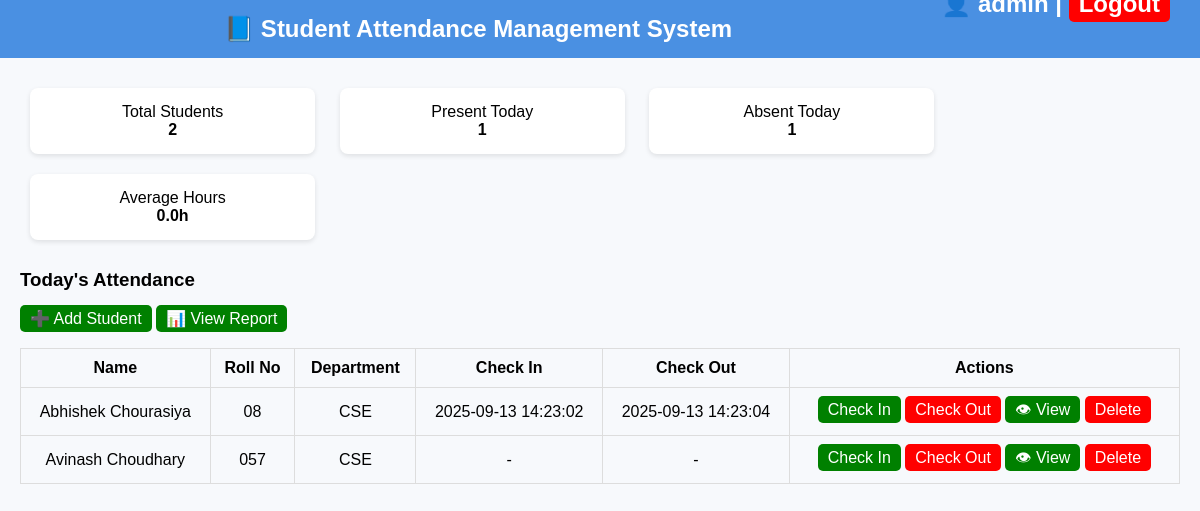
The page /dashboard (signed in) on the database its author committed.
### tables this page shows
CREATE TABLE attendance (
                    id INTEGER PRIMARY KEY AUTOINCREMENT,
                    student_id INTEGER,
                    check_in TEXT,
                    check_out TEXT,
                    FOREIGN KEY (student_id) REFERENCES students(id)
                );

CREATE TABLE students (
                    id INTEGER PRIMARY KEY AUTOINCREMENT,
                    name TEXT,
                    roll TEXT UNIQUE,
                    department TEXT
                );

### app.py (the view)
@app.route("/dashboard")
@login_required
def dashboard():
    conn = sqlite3.connect("attendance.db")
    c = conn.cursor()
    c.execute("SELECT COUNT(*) FROM students")
    total_students = c.fetchone()[0]
    today = datetime.now().strftime("%Y-%m-%d")
    c.execute("SELECT COUNT(DISTINCT student_id) FROM attendance WHERE DATE(check_in)=?", (today,))
    present_today = c.fetchone()[0]
    absent_today = total_students - present_today
    c.execute("SELECT check_in, check_out FROM attendance WHERE DATE(check_in)=?", (today,))
    records = c.fetchall()
    total_hours = 0
    for rec in records:
        if rec[1]:
            check_in_time = datetime.strptime(rec[0], "%Y-%m-%d %H:%M:%S")
            check_out_time = datetime.strptime(rec[1], "%Y-%m-%d %H:%M:%S")
            total_hours += (check_out_time - check_in_time).seconds / 3600
    avg_hours = round(total_hours / (present_today if present_today else 1), 1)
    c.execute('''SELECT s.id, s.name, s.roll, s.department, a.check_in, a.check_out
                 FROM students s
                 LEFT JOIN attendance a ON s.id = a.student_id
                 AND DATE(a.check_in)=?''', (today,))
    attendance_list = c.fetchall()
    conn.close()
    return render_template("dashboard.html",
                           total=total_students,
                           present=present_today,
                           absent=absent_today,
                           avg_hours=avg_hours,
                           attendance_list=attendance_list)

### app.py (called while the page is built)
def login_required(f):
    @wraps(f)
    def decorated_function(*args, **kwargs):
        if "admin" not in session:
            flash("You must log in first.", "warning")
            return redirect(url_for("login"))
        return f(*args, **kwargs)
    return decorated_function

### templates/dashboard.html
{% extends "layout.html" %}
{% block content %}
<div class="card">Total Students<br><b>{{ total }}</b></div>
<div class="card">Present Today<br><b>{{ present }}</b></div>
<div class="card">Absent Today<br><b>{{ absent }}</b></div>
<div class="card">Average Hours<br><b>{{ avg_hours }}h</b></div>
<h3>Today's Attendance</h3>
<a href="{{ url_for('add_student') }}" class="button">➕ Add Student</a>
<a href="{{ url_for('report') }}" class="button">📊 View Report</a>
<table class="table">
    <tr>
        <th>Name</th>
        <th>Roll No</th>
        <th>Department</th>
        <th>Check In</th>
        <th>Check Out</th>
        <th>Actions</th>
    </tr>
    {% for student in attendance_list %}
    <tr>
        <td>{{ student[1] }}</td>
        <td>{{ student[2] }}</td>
        <td>{{ student[3] }}</td>
        <td>{{ student[4] if student[4] else "-" }}</td>
        <td>{{ student[5] if student[5] else "-" }}</td>
        <td>
            <a href="{{ url_for('checkin', student_id=student[0]) }}" class="button">Check In</a>
            <a href="{{ url_for('checkout', student_id=student[0]) }}" class="button red">Check Out</a>
            <a href="{{ url_for('view_attendance', student_id=student[0]) }}" class="button">👁 View</a>
            <a href="{{ url_for('delete_student', student_id=student[0]) }}"
               class="button red" onclick="return confirm('Delete this student?')">
               Delete
            </a>
        </td>
    </tr>
    {% endfor %}
</table>
{% endblock %}

### static/style.css (style rules this page uses)
body { font-family: Arial, sans-serif; background: #f7f9fc; margin: 0; padding: 0; }
.card { background: white; border-radius: 8px; padding: 15px; margin: 10px; display: inline-block; width: 22%; text-align: center; box-shadow: 0px 2px 5px rgba(0,0,0,0.1); }
.table { width: 100%; border-collapse: collapse; margin-top: 20px; }
.table th, .table td { border: 1px solid #ddd; padding: 10px; text-align: center; }
.button { background: green; color: white; padding: 5px 10px; border: none; border-radius: 5px; text-decoration: none; }
.button.red { background: red; }

### rows shown on the page
attendance: name "Abhishek Chourasiya", roll "08", department "CSE", check_in "2025-09-13 14:23:02", check_out "2025-09-13 14:23:04"
students: name "Avinash Choudhary", roll "057", department "CSE", student "-"

### other values the page prints
{{ total }} "2"
{{ present }} "1"
{{ absent }} "1"
{{ avg_hours }} "0.0"
